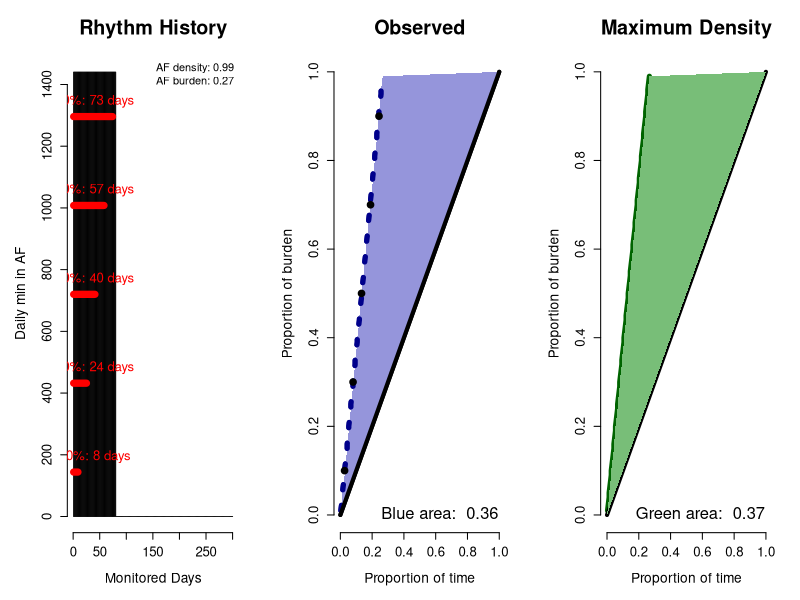
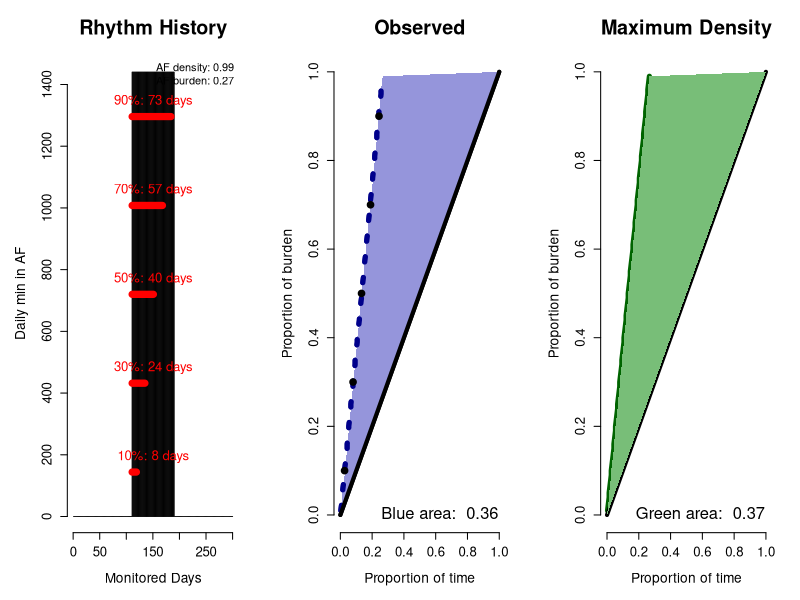
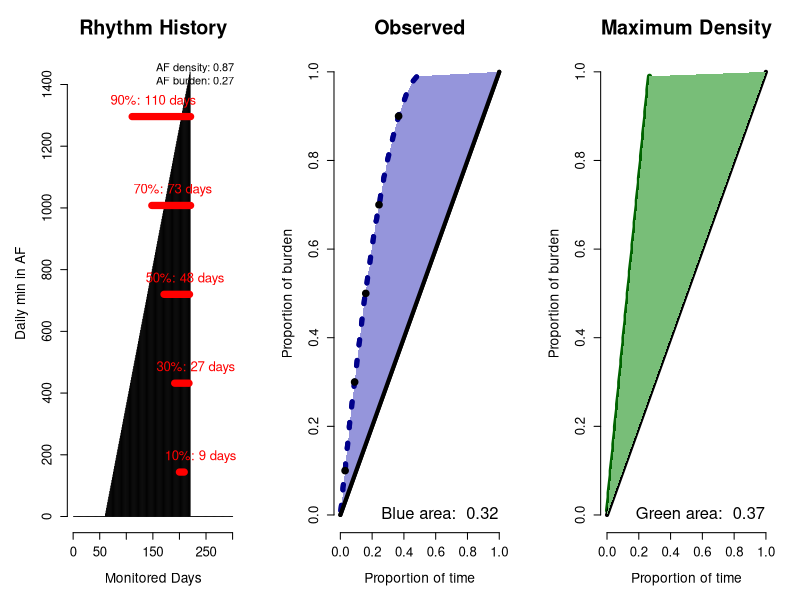
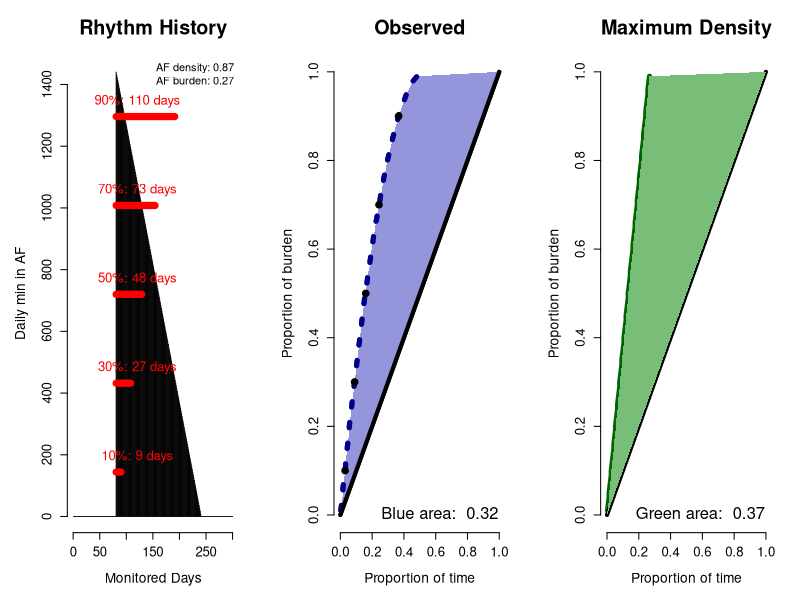
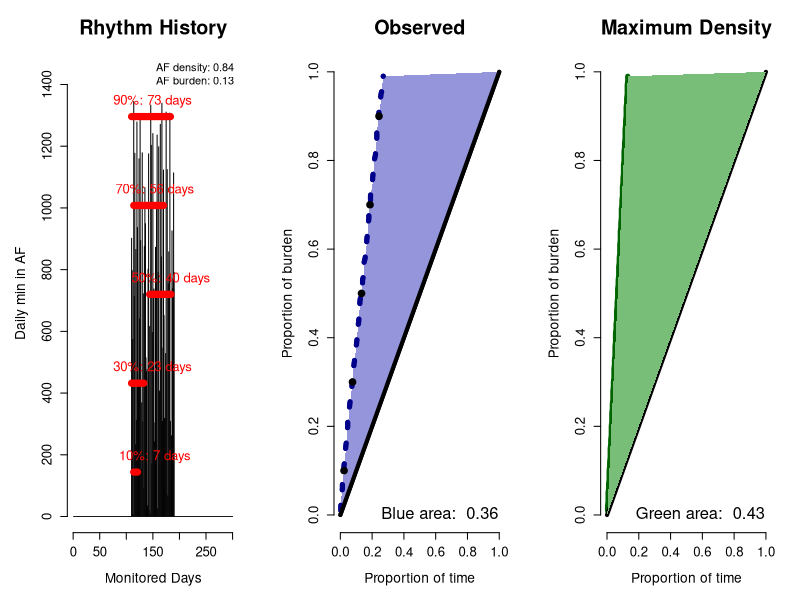
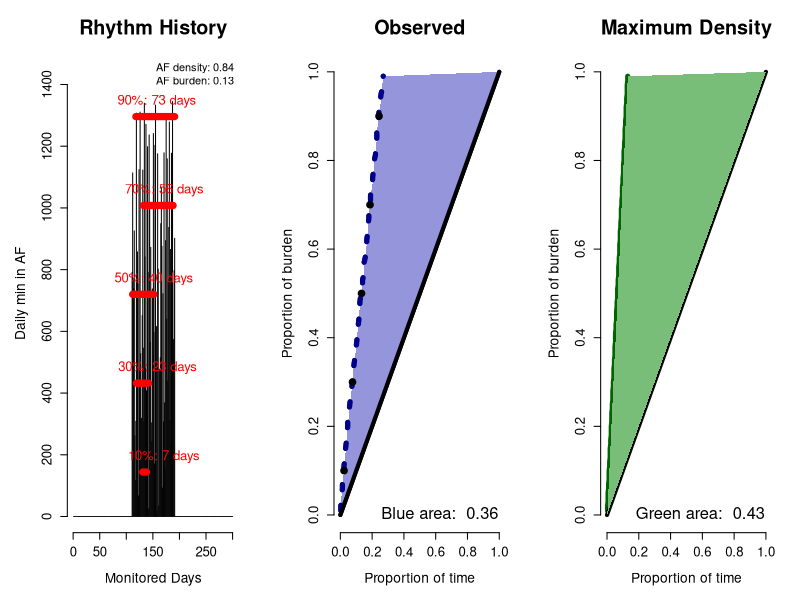

These figures' R source, in order:
# AF density Description and Robustness
# Author Efstratios I. Charitos, MD, PhD efstratios.charitos@gmail.com
# Date: 22-Nov-2019 v.2


####
# Example Patients

pt.A<-c(rep(1440, 80), rep(0,220))
pt.B<-c(rep(0,110),rep(1440, 80), rep(0,110))

pt.C<-c(rep(0,59), seq(0,1440, 9), rep(0,80))
pt.D<-(rev(pt.C))

pt.E<-c(rep(0,109), runif(81,min = 0, max = 1440), rep(0,110))
pt.F<-c(rev(pt.E))



#Function


plot.compass.index<-function(x,roll.mean.n=2,minim=10,maxim=90,b=20,adjust=40){

	
#F2 index subfunction
f2.index<-function(minim=0.01, maxim=0.99, b=0.01, data){
			f.my<-function(x, max) {
				
			s <- 0
			len <- Inf
			start <- 1
			j <- 1
			for (i in seq_along(x)) {
				s <- s + x[i]
				while (s >= max) {
					if (i-j+1 < len) {
						len <- i-j+1
						start <- j}
					s <- s - x[j]
					j <- j + 1}}
					
		list(s=start, l=len)}
		start<-NULL;len<-NULL;end<-NULL
		for (m in seq(from=minim, to=maxim, by=b)){
		start<-c(start,f.my(data,m)$s)
		len<-c(len,f.my(data,m)$l)	} 
		final<-data.frame(start=start, len=len, end=start+len)
		return(final)}
#F2 function
f2<-function(minim=0.01, maxim=0.99, b=0.01,data){
	#data=burden per day
	f<-function(x, max) {
		
		s <- 0
		len <- Inf
		start <- 1
		j <- 1
		for (i in seq_along(x)) {
			s <- s + x[i]
			while (s >= max) {
				if (i-j+1 < len) {
					len <- i-j+1
					start <- j
				}
				s <- s - x[j]
				j <- j + 1}}
		list(start=start, length=len)
		len}
		k<-NULL
	for (m in seq(from=minim, to=maxim, by=b)){ k<-c(k,f(data,m))} 
	k.per<-k/length(data)
	return(k.per)}

#AF Density
AF.density<-function(data, minim=0.01, timeunits=1440){
	
	if (sum(data)==0) return(0) else { #CHECK
		
		#data is a vector of daily AF minutes
		
		maxim=1-minim
		b=minim
		
		data.test<-data.frame(day=1:length(data), afmin=data)
		burden<-sum(data.test$afmin)/timeunits/length(data.test$afmin)
		data.test$daily.burd<-data.test$afmin/sum(data.test$afmin)
		
		raw.den<-(2*(sum(abs(seq(minim, maxim, b)-(f2(data.test$daily.burd, minim=minim, maxim=maxim, b=b)))*b))/(1-burden))
		
		density<-raw.den
		if (raw.den>1) density=1
		if (is.na(raw.den)==TRUE) density=0
		
		return(density)
	}
}

	
	burden.pat<-sum(x)/(1440*length(x))
	tot.mon.days.pat<-length(x)
	frame<-f2.index(data=(x/sum(x)))
	
	
par(mfrow=c(1,3))
par(mar=c(5.1,5.1,4.1,2.1))
	plot(1:length(x), x, xlim=c(1,length(x)),type="h", ylim=c(5,1441), xlab="Monitored Days", ylab="Daily min in AF",col="gray1", cex.lab=1.25, cex.axis=1.2, main="Rhythm History",cex.main=1.8, bty="n")
	legend("topright", bty="n",c(paste("AF density:",round(AF.density(x),2))  ,paste("AF burden:",round(burden.pat,2))),cex=1)
	#Starting index
	for (i in seq(minim,maxim,b))  {
		lines(c(frame$start[i],frame$end[i]), c(i*1440/100, i*1440/100), col="red",lwd=7)
		text(x=frame$start[i]+adjust,y=(i*1440/100)+50, paste(i,"%: ",frame$len[i]," days", sep="" ),cex=1.2, col="red")}


plot(f2(data=x/sum(x)),seq(0.01,0.99,0.01),  lwd=5,type="l", xlim=c(0,1), ylim=c(0,1), ylab="Proportion of burden", xlab="Proportion of time", lty=3, col="darkblue", cex.lab=1.25,cex.axis=1.2, bty="n", main="Observed",cex.main=1.8)
curve(2*x/2, from=0,to=1,add=T, lwd=4)
polygon(y=c(0,seq(0.01,0.99,0.01),1,0), x=c(0, (f2(data=x/sum(x))),1,0), col=rgb(149,149,219,255,maxColorValue=255), border=NA)
lines((f2(data=x/sum(x))),seq(0.01,0.99,0.01),  lwd=5,type="l", xlim=c(0,1), ylim=c(0,1), ylab="Proportion of burden", xlab="Proportion of time", lty=3, col="darkblue", cex.lab=1.25,cex.axis=1.2)
curve(2*x/2, from=0,to=1,add=T, lwd=4)
points(f2(data=x/sum(x))[c(10,30,50,70,90)], c(.1,.3,.5,.7,.9), pch=20, cex=2)
blue<-sum(0.01*abs(seq(0.01,0.99,0.01)-f2(data=x/sum(x))))
legend("bottomright", paste("Blue area: ", round(blue,2)), bty="n", cex=1.5)

#Add the max den lines
max.den<-c(rep(1440, burden.pat*length(x)), rep(0,(1-burden.pat)*length(x)))
max.den<-((max.den)/sum(max.den))

plot(f2(max.den,minim=0.01, maxim=0.99,b=0.01), seq(0.01,0.99,0.01), lty=1, col="darkgreen", lwd=5,type="l", xlim=c(0,1), ylim=c(0,1), ylab="Proportion of burden", xlab="Proportion of time",   cex.lab=1.25,cex.axis=1.2, bty="n", main="Maximum Density",cex.main=1.8)
curve(2*x/2, from=0,to=1,add=T, lwd=4)
polygon(y=c(0,seq(0.01,0.99,0.01),1,0), x=c(0, (f2(max.den,minim=0.01, maxim=0.99,b=0.01)),1,0), col=rgb(120,190,120,255,maxColorValue=255), border=NA)
green<-(1-burden.pat)/2
legend("bottomright", paste("Green area: ", round(green,2)), bty="n", cex=1.5)
}










#Testing

plot.compass.index(pt.A)
plot.compass.index(pt.B)
plot.compass.index(pt.C)
plot.compass.index(pt.D)
plot.compass.index(pt.E)
plot.compass.index(pt.F)

